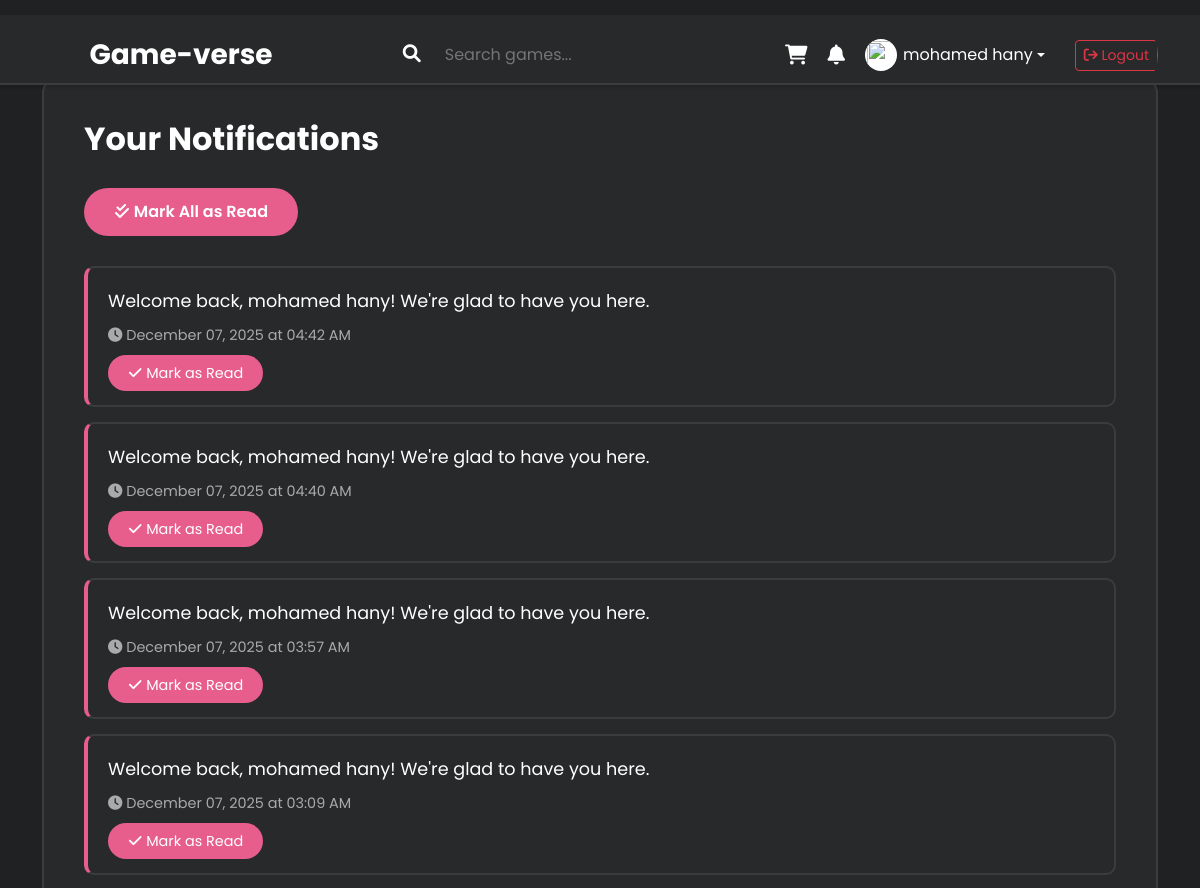
Before: /notifications (signed in, upper part) with the older database file.
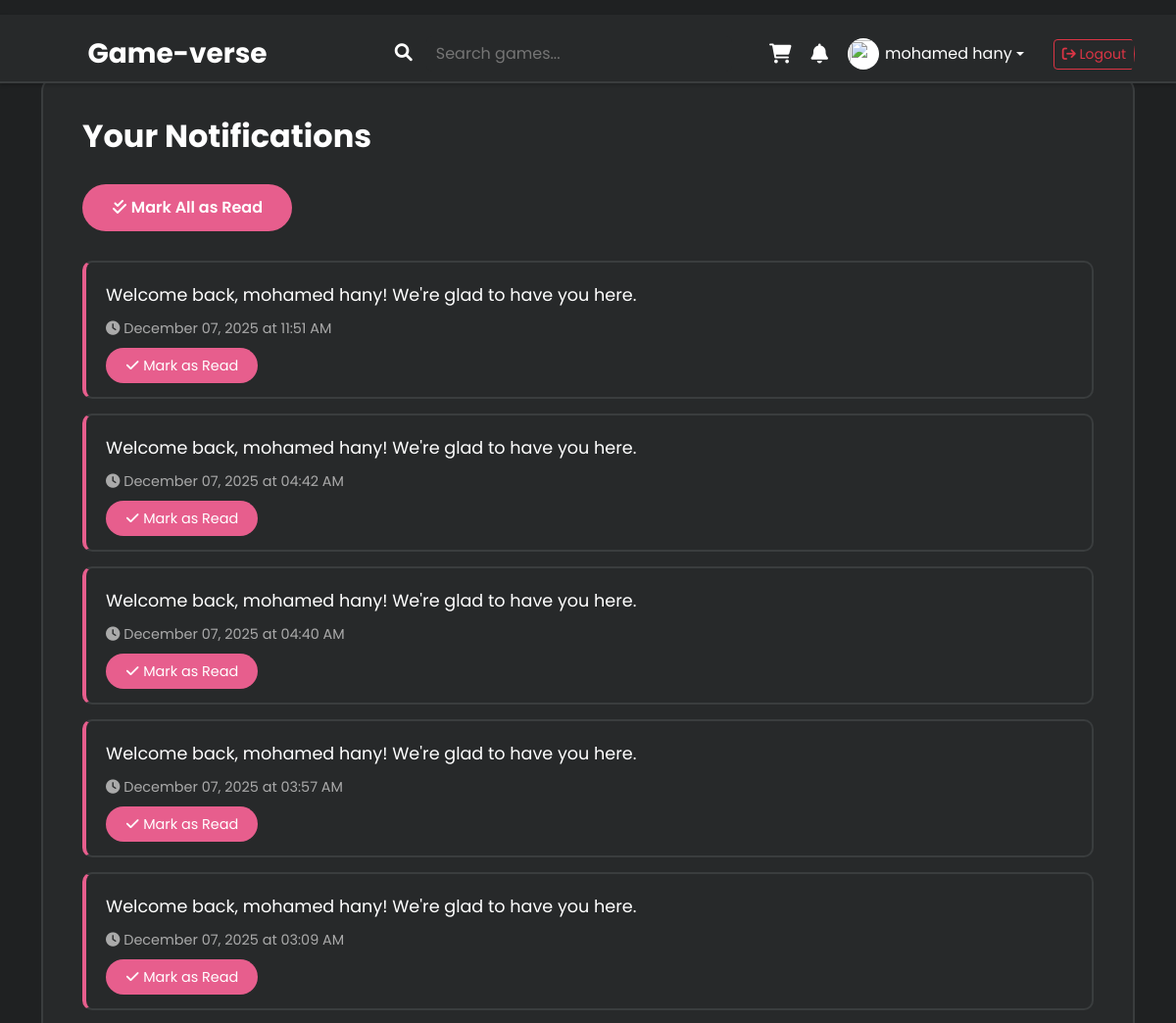
After: the same page with the newer database file.
### models.py (models this page shows)
class Notification(db.Model):
    __tablename__ = "notifications"
    id = db.Column(db.Integer, primary_key=True)
    user_id = db.Column(db.Integer, db.ForeignKey("users.id"), nullable=False)
    message = db.Column(db.Text, nullable=False)
    is_read = db.Column(db.Boolean, default=False)
    created_at = db.Column(db.DateTime, default=datetime.utcnow)

### tempCodeRunnerFile.py (the view)
@app.route("/notifications")
def notifications():
    if not session.get("user_id"):
        return redirect(url_for("login"))
    user = User.query.get(session["user_id"])
    notifications_list = Notification.query.filter_by(user_id=user.id).order_by(Notification.created_at.desc()).all()
    return render_template("notifications.html", notes=notifications_list)

### templates/notifications.html (shortened to what this page needs)
<!DOCTYPE html>
<html lang="en">
<head>
  <link href="{{ url_for('static', filename='vendor/bootstrap/css/bootstrap.min.css') }}" rel="stylesheet">
  <link href="{{ url_for('static', filename='assets/css/templatemo-cyborg-gaming.css') }}" rel="stylesheet">
  <link rel="stylesheet" href="{{ url_for('static', filename='assets/css/fontawesome.css') }}">
</head>
<body>
<header class="header-area header-sticky">
  <div class="container">
    <div class="row">
      <div class="col-12">
        <nav class="main-nav">
          <a href="{{ url_for('home') }}" class="logo">
            <span class="logo-text">Game-verse</span>
          </a>
          <form action="{{ url_for('browse') }}" method="get" class="search-form">
              <button type="submit" style="background:none; border:none; cursor:pointer;">
                <i class="fa fa-search" style="font-size:18px; color:white;"></i>
              </button>
              <input type="text" name="q" placeholder="Search games...">
          </form>
          <div class="right-elements">
            <a href="{{ url_for('cart') }}" style="color:white; font-size:20px;">
              <i class="fa fa-shopping-cart"></i>
            </a>
            {% if session.get('is_admin') %}
            <a href="{{ url_for('admin_logout') }}" class="btn btn-outline-danger btn-sm" style="margin-left: 10px;">
              <i class="fa fa-sign-out"></i> Logout
            </a>
            {% elif session.get('user_id') %}
            <a href="{{ url_for('notifications') }}" style="color:white; font-size:20px; position: relative;">
              <i class="fa fa-bell"></i>
            </a>
            <div class="dropdown">
              <a class="d-flex align-items-center dropdown-toggle text-white" href="#" id="userMenu" data-bs-toggle="dropdown">
                <img src="{{ url_for('static', filename='images/profile.png') }}"
                     style="width:32px; height:32px; border-radius:50%; margin-right:6px; background-color: #fff; padding: 2px;">
                {{ session.get('username') }}
              </a>
            </div>
            <a href="{{ url_for('logout') }}" class="btn btn-outline-danger btn-sm" style="margin-left: 10px;">
              <i class="fa fa-sign-out"></i> Logout
            </a>
            {% else %}
            <a class="btn btn-outline-light" href="{{ url_for('login') }}">Login</a>
            <a class="btn btn-primary" href="{{ url_for('register') }}">Signup</a>
            {% endif %}
          </div>
        </nav>
      </div>
    </div>
  </div>
</header>
<div class="container mt-5 mb-4" style="padding-top: 30px;">
  <div class="notifications-section">
    <h2 style="color: #fff; margin-bottom: 30px;">Your Notifications</h2>
    {% if notes %}
    <form method="POST" action="{{ url_for('mark_all_read') }}">
      <button type="submit" class="mark-all-read-btn">
        <i class="fa fa-check-double"></i> Mark All as Read
      </button>
    </form>
    {% for note in notes %}
    <div class="notification-item {% if not note.is_read %}unread{% else %}read{% endif %}">
      <div class="notification-message">{{ note.message }}</div>
      <div class="notification-date">
        <i class="fa fa-clock"></i> {{ note.created_at.strftime('%B %d, %Y at %I:%M %p') if note.created_at else 'N/A' }}
      </div>
      {% if not note.is_read %}
      <div class="notification-actions">
        <a href="{{ url_for('read_notification', n_id=note.id) }}" class="mark-read-btn">
          <i class="fa fa-check"></i> Mark as Read
        </a>
      </div>
      {% endif %}
    </div>
    {% endfor %}
    {% else %}
    <div class="empty-notifications">
      <i class="fa fa-bell-slash"></i>
      <h3>No notifications</h3>
      <p>You're all caught up! New notifications will appear here.</p>
    </div>
    {% endif %}
  </div>
</div>
</body>
</html>

Changed rows visible on the page:
added Notification: message "Welcome back, mohamed hany! We're glad to have you here.", created_at "December 07, 2025 at 11:51 AM"
